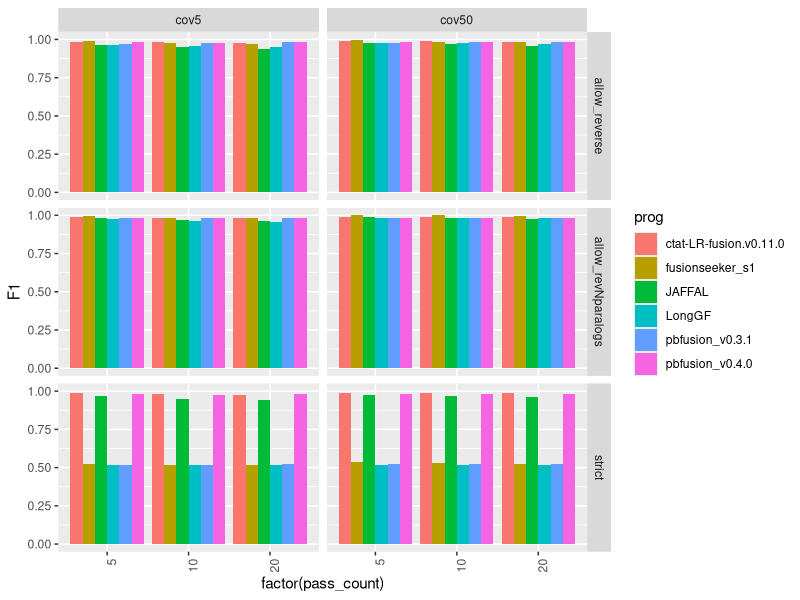
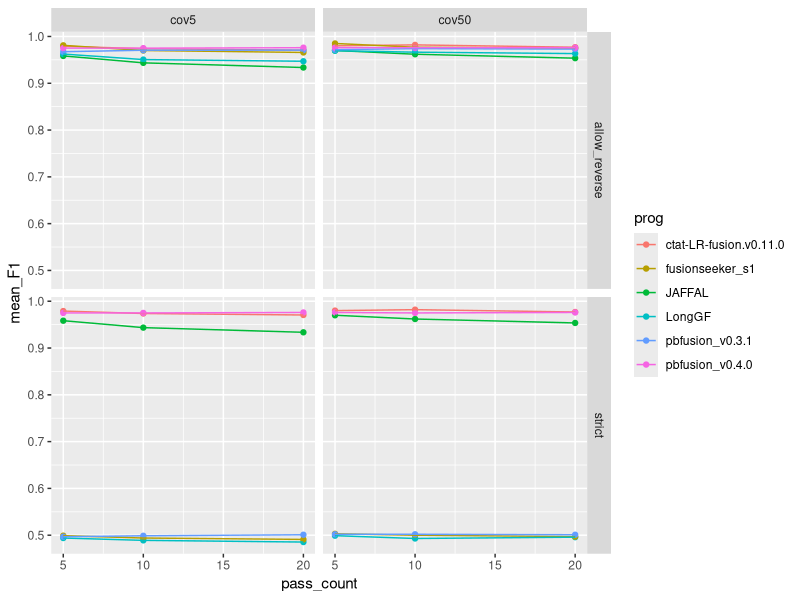
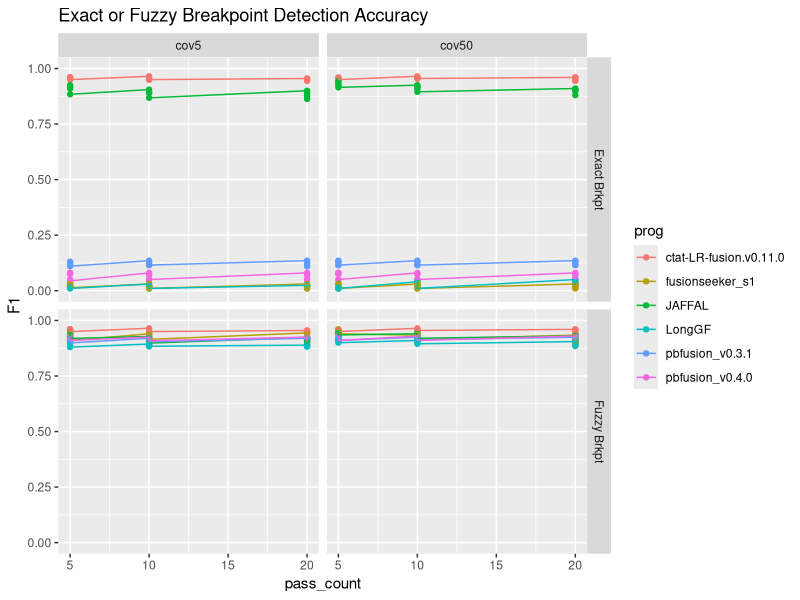
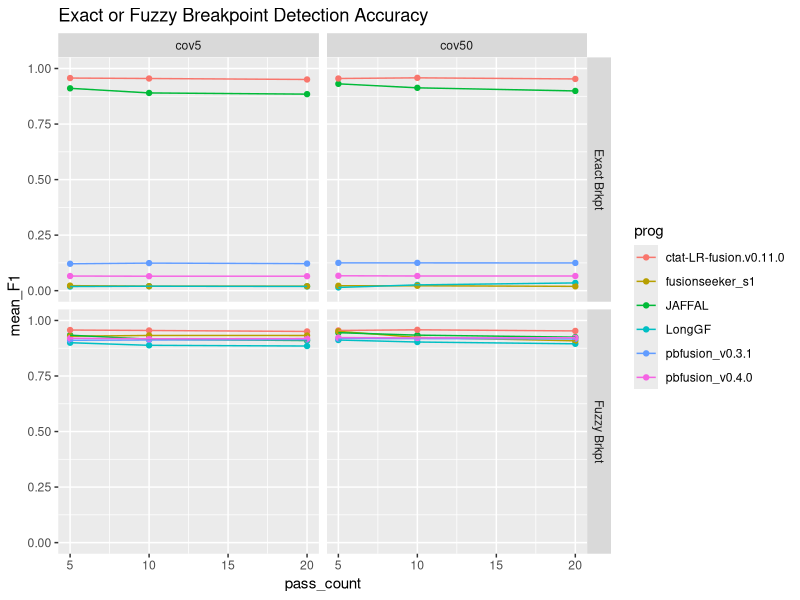
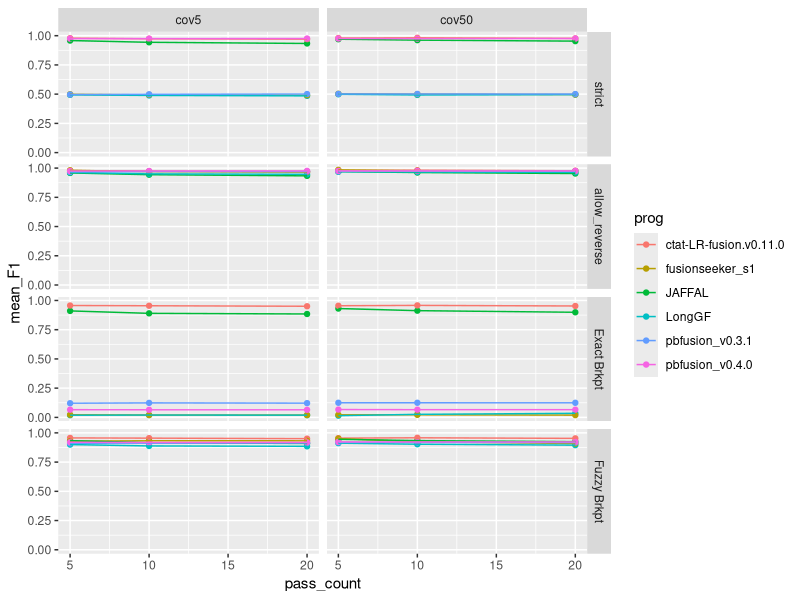
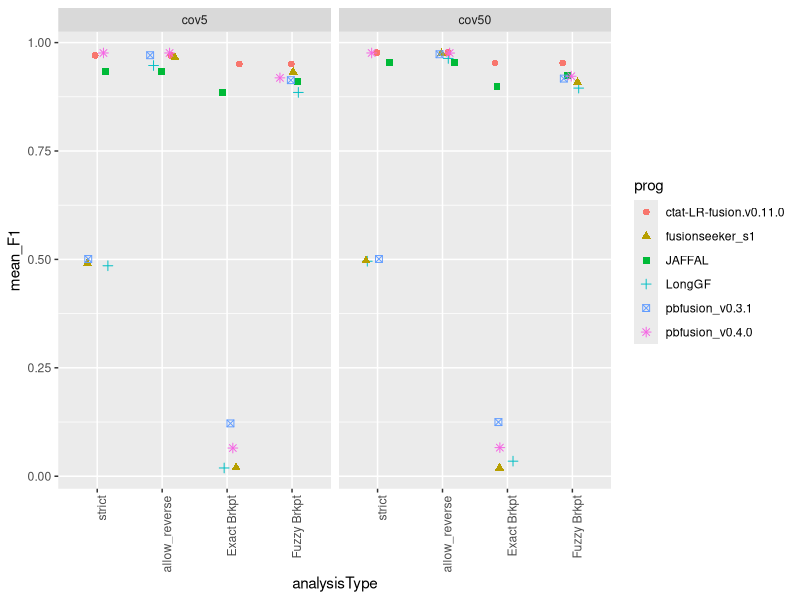
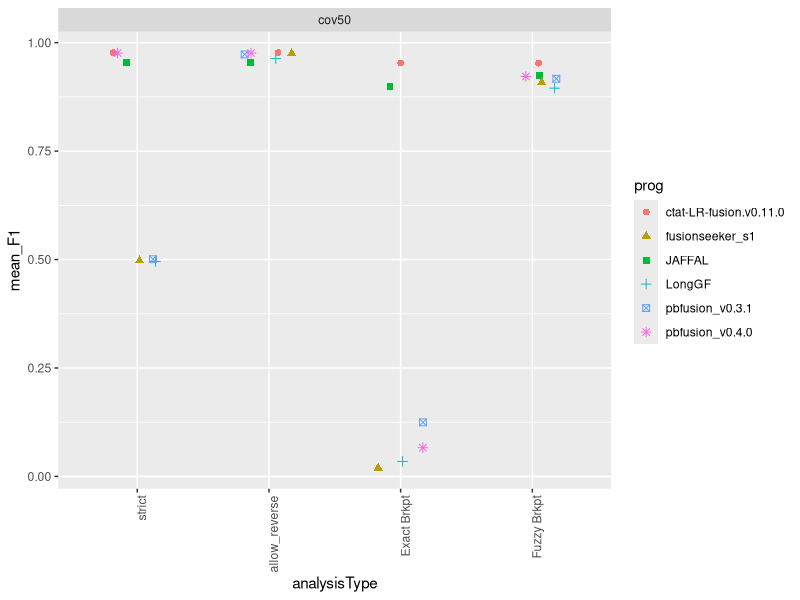
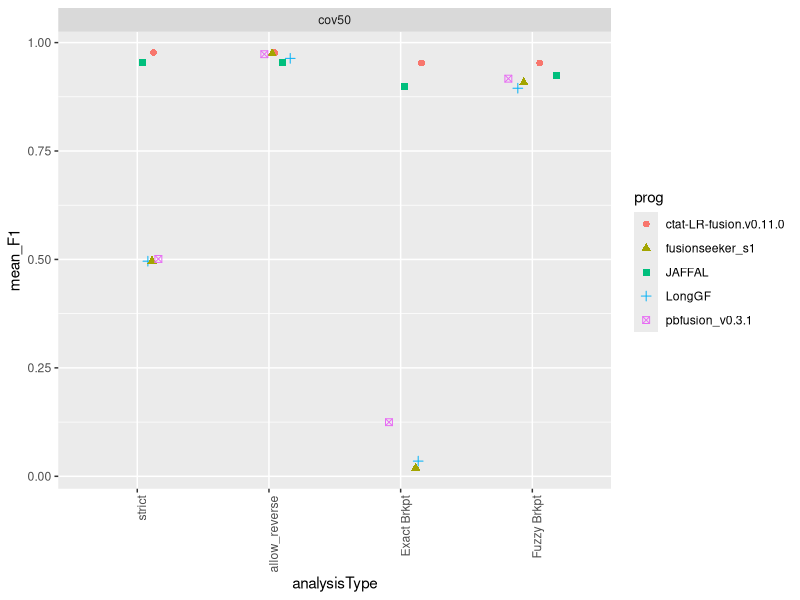

Reproduce these figures in R, in order.
## ---- chunk 1
knitr::opts_chunk$set(echo = TRUE)
library(tidyverse)
## ---- chunk 2

max_F1_data = read.table("data/max_F1_summary.tsv", header=T, sep="\t") %>% 
    filter(! grepl("flair", prog)) %>%
 mutate(pass_count = as.numeric(str_replace(pass_count, "pass", ""))) 

## ---- chunk 3

# barplot

p_barplot = max_F1_data %>% ggplot(aes(x=factor(pass_count), y=F1)) +
        geom_bar(stat='identity', position='dodge', aes(fill=prog)) +
        facet_grid(vars(analysisType), vars(coverage_level)) + 
    theme(axis.text.x = element_text(angle = 90, hjust = 1)) 

p_barplot

## ---- chunk 4



mean_samples_F1 = max_F1_data %>% 
    group_by(rep_num, coverage_level, pass_count, prog, analysisType) %>%
    summarize(mean_F1 = mean(F1))


mean_samples_F1 %>%
        filter(analysisType %in% c('strict', 'allow_reverse')) %>%
        ggplot() +
        geom_point(aes(x=pass_count, y=mean_F1, color=prog)) +
        geom_line(aes(x=pass_count, y=mean_F1, group=prog, color=prog)) +
        facet_grid(vars(analysisType), vars(coverage_level))


## ---- chunk 5
breakpoint_data = read.table("data/breakpoint_maxF1_data.tsv", sep="\t", header=T) %>%
    mutate(pass_count = as.numeric(str_replace(pass_count, "pass", ""))) %>%
    filter(prog != 'flairfusion')
    


breakpoint_data$coverage_level = factor(breakpoint_data$coverage_level, levels=c('cov5', 'cov50'))

brkpt_accuracy_plot = breakpoint_data %>% ggplot() +
        geom_point(aes(x=pass_count, y=F1, color=prog)) +
        geom_line(aes(x=pass_count, y=F1, group=prog, color=prog)) +
        facet_grid(vars(analysisType), vars(coverage_level)) +
        ggtitle("Exact or Fuzzy Breakpoint Detection Accuracy") +
        ylim(0,1)



brkpt_accuracy_plot 

## ---- chunk 6

breakpoint_mean_F1_stats = breakpoint_data %>% group_by(coverage_level, pass_count, analysisType, prog) %>% 
    summarize(mean_F1 = mean(F1, na.rm=T))


breakpoint_mean_F1_stats %>% ggplot() +
        geom_point(aes(x=pass_count, y=mean_F1, color=prog)) +
        geom_line(aes(x=pass_count, y=mean_F1, group=prog, color=prog)) +
        facet_grid(vars(analysisType), vars(coverage_level)) +
        ggtitle("Exact or Fuzzy Breakpoint Detection Accuracy") +
        ylim(0,1) 


## ---- chunk 7

combined_results = bind_rows(mean_samples_F1,
                             breakpoint_mean_F1_stats)

combined_results %>% head()



## ---- chunk 8

combined_results %>%
        filter(analysisType != "allow_revNparalogs") %>%
        ggplot() +
        geom_point(aes(x=pass_count, y=mean_F1, color=prog)) +
        geom_line(aes(x=pass_count, y=mean_F1, group=prog, color=prog)) +
        facet_grid(vars(factor(analysisType, levels=c('strict', 'allow_reverse', 'Exact Brkpt', 'Fuzzy Brkpt'))), vars(coverage_level))

## ---- chunk 9

combined_results %>%
        filter(analysisType != "allow_revNparalogs") %>%
        mutate(pass_count = as.numeric(str_replace(pass_count, "pass", ""))) %>%
        filter(pass_count == 20) %>%
        mutate(analysisType = factor(analysisType, 
                            levels=c('strict', 'allow_reverse', 'Exact Brkpt', 'Fuzzy Brkpt') )) %>%
    ggplot() +
    geom_jitter(aes(x=analysisType, y=mean_F1, color=prog, shape=prog), width=0.2, size=rel(2)) +

    facet_wrap(~coverage_level) +
     theme(axis.text.x = element_text(angle = 90, hjust = 1)) 
    

## ---- chunk 10

# just cov50

combined_results %>%
        filter(coverage_level == 'cov50') %>%
        filter(analysisType != "allow_revNparalogs") %>%
        mutate(pass_count = as.numeric(str_replace(pass_count, "pass", ""))) %>%
        filter(pass_count == 20) %>%
        mutate(analysisType = factor(analysisType, 
                            levels=c('strict', 'allow_reverse', 'Exact Brkpt', 'Fuzzy Brkpt') )) %>%
    ggplot() +
    geom_jitter(aes(x=analysisType, y=mean_F1, color=prog, shape=prog), width=0.2, size=rel(2)) +

    facet_wrap(~coverage_level) +
     theme(axis.text.x = element_text(angle = 90, hjust = 1)) 
    
    

## ---- chunk 11


# excluding pbfusion v0.4.0 for main fig since ordering issues were corrected after we brought it to their attention. 
# will include the pbvusion v0.4.0 update results in the supp.

# just cov50

combined_results %>%
        filter(coverage_level == 'cov50') %>%
        filter(analysisType != "allow_revNparalogs") %>%
        filter(prog != "pbfusion_v0.4.0") %>%
        mutate(pass_count = as.numeric(str_replace(pass_count, "pass", ""))) %>%
        filter(pass_count == 20) %>%
        mutate(analysisType = factor(analysisType, 
                            levels=c('strict', 'allow_reverse', 'Exact Brkpt', 'Fuzzy Brkpt') )) %>%
    ggplot() +
    geom_jitter(aes(x=analysisType, y=mean_F1, color=prog, shape=prog), width=0.2, size=rel(2)) +

    facet_wrap(~coverage_level) +
     theme(axis.text.x = element_text(angle = 90, hjust = 1)) 
    

